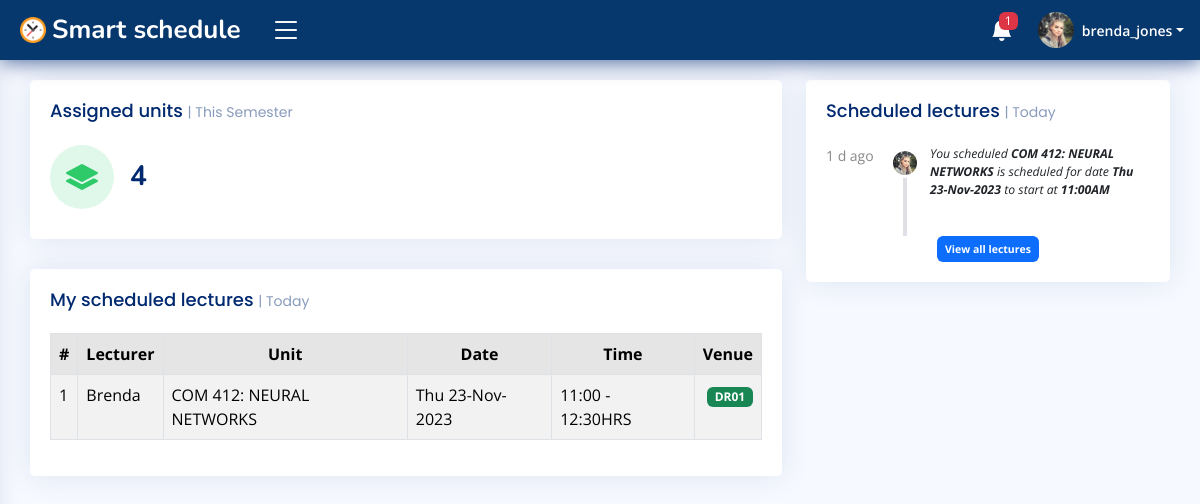
The app's page /campus/u/dashboard/ (signed in) with its own data.
### accounts/models.py (models this page shows, shortened)
class User(AbstractUser):
    id = models.CharField(max_length=30, primary_key=True, unique=True, editable=False)
    first_name = models.CharField(max_length=15, blank=False)
    last_name = models.CharField(max_length=15, blank=False)
    email = models.EmailField(unique=True)
    gender = models.CharField(max_length=7, blank=False)
    dob = models.DateField(null=True, blank=False, db_column='Date of Birth')
    age = models.PositiveIntegerField(default=0, editable=False)
    mobile_no = PhoneNumberField()
    profile_pic = models.ImageField(upload_to='Users/imgs/dps/', default='default.png')
    is_student = models.BooleanField(default=False)
    date_updated = models.DateTimeField(auto_now=True)
    REQUIRED_FIELDS = ['username']
    USERNAME_FIELD = 'email'
    def __str__(self) -> str:
        return self.username
    class Meta:
        ordering = ['username', 'first_name', 'last_name']

class Faculty(models.Model):
    id = models.CharField(max_length=30, primary_key=True, unique=True, editable=False)
    staff = models.OneToOneField(User, on_delete=models.CASCADE, editable=False)
    school = models.CharField(max_length=70, blank=False)
    department = models.CharField(max_length=40, blank=False)
    position = models.CharField(max_length=20, blank=False)
    date_created = models.DateTimeField(auto_now_add=True)
    date_updated = models.DateTimeField(auto_now=True)
    def __str__(self) -> str:
        return f'{self.staff}'
    class Meta:
        ordering = ['staff', 'school']
        verbose_name_plural = 'Faculty records'

### campus/models.py (models this page shows)
class Lecture(models.Model):
    id = models.CharField(max_length=30, primary_key=True, unique=True, editable=False)
    lecturer = models.ForeignKey(Faculty, on_delete=models.CASCADE, editable=False)
    student = models.ForeignKey(Student, on_delete=models.CASCADE, null=True, editable=False)
    lecture_hall = models.ForeignKey('LectureHall', on_delete=models.CASCADE, editable=False, null=True, db_column='Venue')
    unit_name = models.ForeignKey(BookedUnit, on_delete=models.CASCADE)
    lecture_date = models.DateField(null=False, blank=False)
    start_time = models.TimeField(null=False, blank=False, db_column='Scheduled start time')    # lecture should start at this time
    end_time = models.TimeField(null=False, blank=False, db_column='Scheduled end time')     # lecture should end at this time
    recurrence_pattern = models.CharField(max_length=10, blank=False)
    total_students = models.PositiveIntegerField(default=0, editable=False)     # approximate no. of students expected to attend the lecture.
    is_attending = models.BooleanField(default=False)   # is the student attending the lecture?
    is_taught = models.BooleanField(default=False, editable=False)  # was the class taught or it "bounced".
    date_scheduled = models.DateTimeField(auto_now_add=True)
    date_updated = models.DateTimeField(auto_now=True)
    class Meta:
        ordering = ['lecturer', 'lecture_hall', '-date_scheduled']
        verbose_name_plural = 'Scheduled lectures'

class BookedUnit(models.Model):
    id = models.CharField(max_length=30, primary_key=True, unique=True, editable=False)
    lecturer = models.ForeignKey(Faculty, on_delete=models.CASCADE)
    students_course = models.CharField(max_length=50, blank=False)
    course_name = models.CharField(max_length=80, blank=False)
    year_of_study = models.CharField(max_length=10, blank=False)
    semester = models.CharField(max_length=1, blank=False)
    booking_date = models.DateTimeField(auto_now_add=True)
    date_updated = models.DateTimeField(auto_now=True)
    def __str__(self) -> str:
        return self.course_name
    class Meta:
        ordering = ['course_name', 'lecturer']
        verbose_name_plural = 'Booked units'

class LectureHall(models.Model):
    id = models.CharField(max_length=30, primary_key=True, unique=True, editable=False)
    academic_block = models.CharField(max_length=20, blank=False)
    hall_no = models.CharField(max_length=5, unique=True, blank=False)
    seating_capacity = models.PositiveIntegerField(default=0)
    floor = models.CharField(max_length=7, blank=False)
    rating = models.PositiveIntegerField(default=0, editable=False)
    image = models.ImageField(upload_to='Lecture-Halls/img/', default='lecture-hall.jpg')
    date_created = models.DateTimeField(auto_now_add=True)
    date_edited = models.DateTimeField(auto_now=True)
    def __str__(self) -> str:
        return self.hall_no
    class Meta:
        ordering = ['academic_block', 'hall_no']
        verbose_name_plural = 'Lecture halls'

### campus/views.py (the view)
# urls.py: path('dashboard/', views.FacultyDashboardView.as_view(), name='faculty_homepage'),
@method_decorator(login_required(login_url='login'), name='get')
@method_decorator(user_passes_test(lambda user: (user.is_staff is False or user.is_superuser is False) and user.is_student is False), name='get')
class FacultyDashboardView(View):
    template_name = 'dashboard/faculty/homepage.html'
    def get(self, request, *args, **kwargs):
        current_date = dt.now().strftime('%Y-%m-%d')
        total_booked_units = BookedUnit.objects.filter(lecturer=request.user.faculty).count()
        scheduled_lectures_QS = Lecture.objects.filter(lecturer=request.user.faculty, lecture_date=current_date).order_by('lecture_date', 'start_time')
        past_lectures_qs = Lecture.objects.filter(is_taught=False, lecture_date__lte=current_date)
        for _lecture in past_lectures_qs:   # iterate through all lectures in the queryset
            get_lecture = Lecture.objects.get(id=_lecture.id)   # get each lecture in the qs using their id
            if get_lecture.is_taught is False:
                get_lecture.is_taught = True    # if the lecture's "is_taught" is False change it to True.
                get_lecture.save()
        context = {
            'TotalBookedUnits': total_booked_units,
            'scheduled_lectures': scheduled_lectures_QS,
        }
        return render(request, self.template_name, context)

### campus/templatetags/custom_filters.py (called while the page is built)
@register.filter(name='custom_timesince')
def custom_timesince_filter(value):
    time_diff = timesince(value)    # time difference
    (time_diff := time_diff.split(',')[0])  # split time and access the first value.
    if 'minute' in time_diff:
        return f"{time_diff[:2]}m"     # get the first 2 items in the str. value
    elif 'hour' in time_diff:
        return f"{time_diff[:2]}h"
    elif 'day' in time_diff:
        return f"{time_diff[:2]}d"
    elif 'week' in time_diff:
        return f"{time_diff[:2]}w"
    else:
        return 'Just now'

### campus/templates/dashboard/faculty/homepage.html (shortened to what this page needs)
{% extends 'dashboard/faculty/base.html' %}{% block title %}Dashboard{% endblock %}
{% load custom_filters %}
	{% load static %}
	{% block content %}
	<main id="main" class="main">
		<section class="section dashboard">
			<div class="row">
				<div class="col-lg-8">
					<div class="row">
						<div class="col-md-12 col-lg-12">
							<div class="card info-card units-card">
								<div class="card-body">
									<h5 class="card-title">Assigned units <span>| This Semester</span></h5>
									<div class="d-flex align-items-center">
										<div class="card-icon rounded-circle d-flex align-items-center justify-content-center">
											<i class="bi-layers-fill"></i>
										</div>
										<div class="ps-3">
											<h6>{{ TotalBookedUnits|default:"0" }}</h6>
										</div>
									</div>
								</div>
							</div>
						</div>
						<div class="col-12">
							<div class="card recent-sales overflow-auto">
								<div class="card-body">
									<h5 class="card-title">My scheduled lectures <span>| Today</span></h5>
									<table class="table table-bordered table-striped">
										<thead>
											<tr class="table-active">
												<th>#</th>
												<th class="text-center">Lecturer</th>
												<th class="text-center">Unit</th>
												<th class="text-center">Date</th>
												<th class="text-center">Time</th>
												<th class="text-center">Venue</th>
											</tr>
										</thead>
										<tbody>
											{% for lecture in scheduled_lectures %}
											<tr>
												<td>{{ forloop.counter }}</td>
												<td>{{ lecture.lecturer.staff.first_name|title }}</td>
												<td>{{ lecture.unit_name }}</td>
												<td>{{ lecture.lecture_date|date:"D d-M-Y" }}</td>
												<td>{{ lecture.start_time|date:"H:i" }} - {{ lecture.end_time|date:"H:i" }}HRS</td>
												<td class="text-end">
													{% if not lecture.lecture_hall is None %}
													<span class="badge bg-success">{{ lecture.lecture_hall|default:"--" }}</span>
													{% else %}
													<span class="badge bg-primary py-2">
														<span class="spinner-border spinner-border-sm"></span> Pending
													</span>
													{% endif %}
												</td>
											</tr>
											{% endfor %}
										</tbody>
									</table>
								</div>
							</div>
						</div>
					</div>
				</div>
				<div class="col-lg-4">
					<div class="card">
						<div class="card-body">
							<h5 class="card-title">Scheduled lectures <span>| Today</span></h5>
							<div class="activity">
								{% for lecture in scheduled_lectures %}
								<div class="activity-item d-flex">
									{% with lecture.date_scheduled|custom_timesince as time_since %}
									<div class="activity-label">
										{{ time_since }} ago
									</div>
									{% endwith %}
									<img src="{{ lecture.lecturer.staff.profile_pic.url }}" class="rounded-circle activity-badge align-self-start" height="30px" width="30px" alt="user-dp">
									<div class="activity-content">
										<p class="small fst-italic">
											You scheduled <b>{{ lecture.unit_name }}</b> is scheduled for date <b>{{ lecture.lecture_date|date:"D d-M-Y" }}</b> to start at <b>{{ lecture.start_time|date:"h:iA" }}</b>
										</p>
									</div>
								</div>
								{% empty %}
								<div class="activity-item">
									<h6 class="small fst-italic text-center">
										There is no scheduled lecture available!
									</h6>
								</div>
								{% endfor %}
								<div class="text-center">
									<a href="{% url 'lectures_records' request.user.faculty request.user.faculty.id %}" class="badge bg-primary p-2">View all lectures</a>
								</div>
							</div>
						</div>
					</div>
				</div>
			</div>
		</section>
	</main>
	{% endblock %}

### campus/templates/dashboard/faculty/base.html (shortened to what this page needs)
{% load static %}
<!DOCTYPE html>
<html lang="en">
<head>
    <link href="https://cdn.jsdelivr.net/npm/bootstrap@5.3.2/dist/css/bootstrap.min.css" rel="stylesheet">
    <link rel="stylesheet" href="https://cdn.jsdelivr.net/npm/bootstrap-icons@1.11.1/font/bootstrap-icons.css">
    <link rel="stylesheet" href="https://cdnjs.cloudflare.com/ajax/libs/fullcalendar/3.10.2/fullcalendar.min.css" />
    <link href="{% static 'css/styles.css' %}" rel="stylesheet">
</head>
<body>
    <header id="header" class="header fixed-top d-flex align-items-center">
        <div class="d-flex align-items-center justify-content-between">
            <a href="{% url 'faculty_homepage' %}" class="logo d-flex align-items-center">
                <img src="{% static 'img/logo/logo.png' %}" alt="logo">
                <span class="d-none d-lg-block text-white">Smart schedule</span>
            </a>
            <i class="bi bi-list toggle-sidebar-btn"></i>
        </div>
        <nav class="header-nav ms-auto">
            <ul class="d-flex align-items-center">
                <li class="nav-item dropdown">
                    <a class="nav-link nav-icon" href="#" data-bs-toggle="dropdown">
                        <i class="bi bi-bell-fill"></i>
                        {% if TotalLecturerNotifications != 0 %}
                        <span class="badge bg-danger badge-number">{{ TotalLecturerNotifications }}</span>
                        {% endif %}
                    </a>
                </li>
                <li class="nav-item dropdown pe-3">
                    <a class="nav-link nav-profile d-flex align-items-center pe-0" href="" data-bs-toggle="dropdown">
                        <img src="{{ request.user.profile_pic.url }}" alt="profile" class="rounded-circle">
                        <span class="d-none d-md-block dropdown-toggle ps-2">{{ request.user.username }}</span>
                    </a>
                </li>
            </ul>
        </nav>
    </header>
    {% block content %}
    {% endblock %}
</body>
</html>

### static/css/styles.css (style rules this page uses)
:root { scroll-behavior: smooth; }
body { font-family: "Open Sans", sans-serif; background: #f6f9ff; color: #444444; }
a { color: #4154f1; text-decoration: none; }
h1, h2, h3, h4, h5, h6 { font-family: "Nunito", sans-serif; }
#main { margin-top: 60px; padding: 20px 30px; transition: all 0.3s; }
.card { margin-bottom: 30px; border: none; border-radius: 5px; box-shadow: 0px 0 30px rgba(1, 41, 112, 0.1); }
.card-title { padding: 20px 0 15px 0; font-size: 18px; font-weight: 500; color: #012970; font-family: "Poppins", sans-serif; }
.card-title span { color: #899bbd; font-size: 14px; font-weight: 400; }
.card-body { padding: 0 20px 20px 20px; }
.logo { line-height: 1; }
@media (min-width: 1200px) { .logo { width: 240px; } }
.logo img { max-height: 26px; margin-right: 6px; }
.logo span { font-size: 26px; font-weight: 700; color: #012970; font-family: "Nunito", sans-serif; }
.header { transition: all 0.5s; z-index: 997; height: 60px; box-shadow: 0px 2px 20px rgba(1, 41, 112, 0.7); background-color: #07386d; padding-left: 20px; }
.header .toggle-sidebar-btn { font-size: 32px; padding-left: 10px; cursor: pointer; color: #fff; }
.header-nav ul { list-style: none; }
.header-nav>ul { margin: 0; padding: 0; }
.header-nav .nav-icon { font-size: 22px; color: #fff; margin-right: 25px; position: relative; }
.header-nav .nav-profile { color: #fff; }
.header-nav .nav-profile img { max-height: 36px; }
.header-nav .nav-profile span { font-size: 14px; font-weight: 600; }
.header-nav .badge-number { position: absolute; inset: -2px -5px auto auto; font-weight: normal; font-size: 12px; padding: 3px 6px; }
@media (min-width: 1200px) { #main, #footer { margin-left: 300px; } }
@media (min-width: 1200px) { .toggle-sidebar #main, .toggle-sidebar #footer { margin-left: 0; } }
.dashboard .info-card { padding-bottom: 10px; }
.dashboard .info-card h6 { font-size: 28px; color: #012970; font-weight: 700; margin: 0; padding: 0; }
.dashboard .card-icon { font-size: 32px; line-height: 0; width: 64px; height: 64px; flex-shrink: 0; flex-grow: 0; }
.dashboard .units-card .card-icon { color: #2eca6a; background: #e0f8e9; }
.dashboard .activity { font-size: 14px; }
.dashboard .activity .activity-item .activity-label { color: #888; position: relative; flex-shrink: 0; flex-grow: 0; min-width: 64px; }
.dashboard .activity .activity-item .activity-label::before { content: ""; position: absolute; right: -17px; width: 4px; top: 0; bottom: 0; background-color: #dfdfe6; }
.dashboard .activity .activity-item .activity-badge { margin-top: 3px; z-index: 1; font-size: 11px; line-height: 0; border-radius: 50%; flex-shrink: 0; border: 3px solid #fff; flex-grow: 0; }
.dashboard .activity .activity-item .activity-content { padding-left: 10px; padding-bottom: 20px; }
.dashboard .activity .activity-item:first-child .activity-label::before { top: 5px; }

### records on screen
User: user.profile_pic (picture), user.username "brenda_jones"
Lecture: lecturer.staff.first_name "Brenda", unit_name "COM 412: NEURAL NETWORKS", lecture_date "Thu 23-Nov-2023", start_time "11:00", end_time "12:30", lecture_hall "DR01", time_since "1 d", lecturer.staff.profile_pic (picture), start_time "11:00AM"

### other values on screen
{{ TotalLecturerNotifications }} "1"
{{ TotalBookedUnits|default:"0" }} "4"
